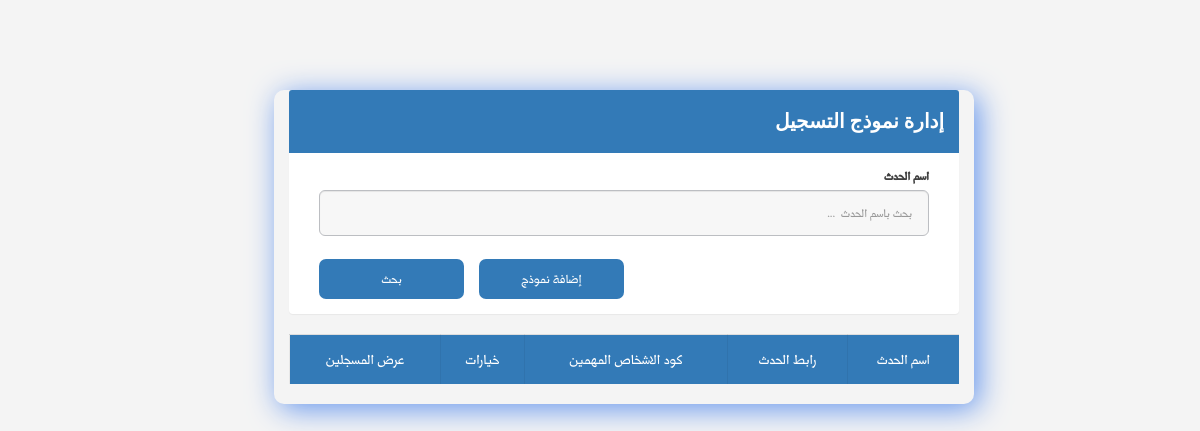
Page /manageForm.php?eventName=تجربة بتول on the earlier database version.
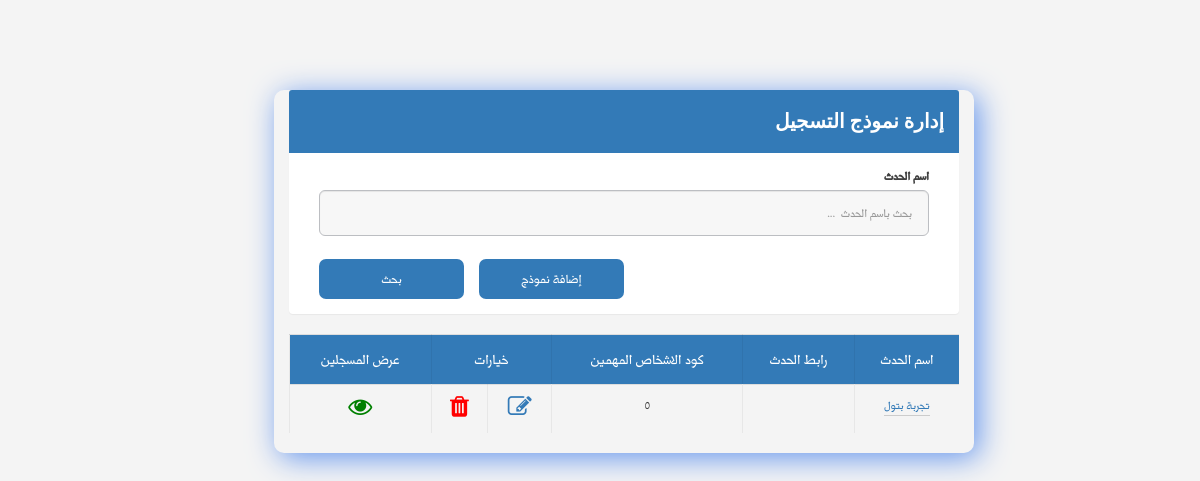
Same page on the later database version.
### tables this page shows
CREATE TABLE `event` (
  `event_ID` int(5) NOT NULL,
  `name_Event` varchar(30) NOT NULL,
  `descrption_Event` varchar(200) NOT NULL,
  `sartDate_Event` date NOT NULL,
  `endDate_Event` date NOT NULL,
  `location_Event` varchar(30) NOT NULL,
  `organization_name_Event` varchar(30) NOT NULL,
  `eventLink` varchar(140) NOT NULL,
  `maxNumOfAttendee` int(11) NOT NULL,
  `organizer_ID` int(11) NOT NULL,
  `VIPCode` int(5) NOT NULL
);

### manageForm.php (the view, shortened to what this page needs)
<?php
	require_once 'php/connectTosql.php';
	if (isset($_GET['eventName']) && $_GET['eventName'] != '')
		{
		$eventName = $_GET['eventName'];
		$query = mysqli_query($con, "SELECT * FROM event  WHERE  name_Event like '%$eventName%' ") or die(mysqli_error($con));
		}
	  else
		{
		if (isset($_SESSION['organizerID']))
			{
			$orgID = $_SESSION['organizerID'];
			$query = mysqli_query($con, "SELECT * FROM event WHERE organizer_ID = '$orgID' AND eventLink != '' ") or die(mysqli_error($con));
			}
		}
?>
<!DOCTYPE html>
<html>
<head>
    <link rel="stylesheet" href="https://unpkg.com/purecss@1.0.0/build/pure-min.css">
    <link rel="stylesheet" href="css/layouts/custom.css">
    <link rel="stylesheet" href="css/font-awesome.min.css">
    <link rel="stylesheet" href="css/icon.css">
    <link rel="stylesheet" href="css/bootstrap.min.css">
    <link rel="stylesheet" href="css/main-rtl.css">
</head>
<body>
    <div class="mainContent">
        <div class="container">
            <div class="panel panel-primary">
                <div class="panel-heading">
                    <h4 class="panelTitle">إدارة نموذج التسجيل </h4>
                </div>
                <div class="panel-body">
                    <form action="manageForm.php" class="manageFormFrm" id="formDiv" method="Get">
                        <div class="col-md-12">
                            <div class="form-group form-group-lg">
                                <label for="eventName" class="control-label"> اسم الحدث</label>
                                <input type="text" class="form-control" id="txtEventName" name="eventName" placeholder="بحث باسم الحدث  ...">
                            </div>
                        </div>
                        <div class="col-md-12">
                            <div class="form-group form-group-lg">
                                <input type="submit" class=" btn btn-nor-primary  " name="update" value="بحث" style="width:145px">
                                <a class="btn btn-nor-primary btn-sm" href="createForm.php" style="width:145px"> إضافة نموذج </a>
                            </div>
                        </div>
                    </form>
                </div>
            </div>
            <table class="table table-striped">
                <tr>
                    <th>اسم الحدث</th>
                    <th> رابط الحدث </th>
                    <th> كود الاشخاص المهمين </th>
                    <th colspan="2"> خيارات </th>
                    <th> عرض المسجلين </th>
                </tr>
					 <?php
							while ($row = mysqli_fetch_array($query)):
								echo "<tr>";
								echo "<td><a  href='eventDetails.php?eventid=" . $row['event_ID'] . "'>" . $row['name_Event'] . "</a></td>";
								$query2 = mysqli_query($con, "SELECT token FROM registration_form WHERE event_ID=" . $row['event_ID']) or die(mysqli_error($con));
								$row2  = mysqli_fetch_array($query2);
								$token = $row2['token'];
								echo "<td><a href='Form.php?token=$token'>" . $row['eventLink'] . "</a></td>";
								$query3 = mysqli_query($con, "SELECT VIPCode FROM event WHERE event_ID=" . $row['event_ID']) or die(mysqli_error($con));
								$row3 = mysqli_fetch_array($query3);
								echo "<td>" . $row3['VIPCode'] . "</td>";
								echo "<td> <a id='aEditEvent' href='editForm.php?token=$token'><span class='fa fa-edit' style='font-size:24px;'></span></a></td>";
								echo "<td> <a href='#' id='aDeletEvent' class='adelete' data-id=" . $row['event_ID'] . "><span  class=' fa fa-trash' style='font-size:24px;color:red;  '></span> </a></td>";
								$IDevent = $row['event_ID'];
								echo "<td> <a href='registeredEvent.php?eID=$IDevent '><span class='     fa fa-eye
							' style='font-size:24px;color:green;  '></span> </a></td></tr>";
					?>
					<?php endwhile;?>
            </table>
        </div>
    </div>
</body>
</html>

Differences in the rows shown:
added event: name_Event "تجربة بتول", VIPCode "0"
